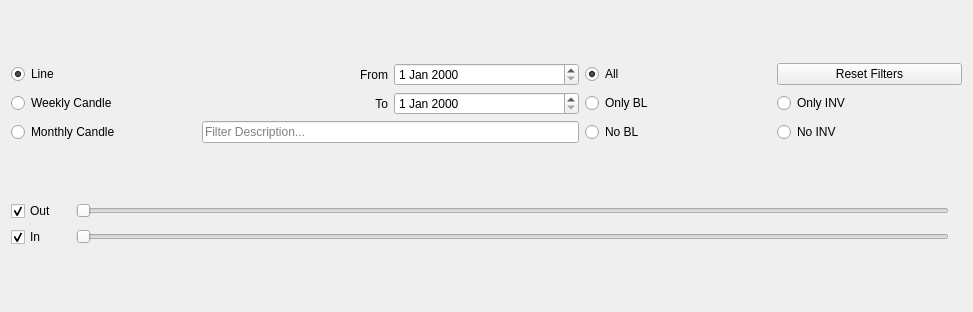
<?xml version="1.0" encoding="UTF-8"?>
<ui version="4.0">
 <class>FilterTools</class>
 <widget class="QWidget" name="FilterTools">
  <property name="geometry">
   <rect>
    <x>0</x>
    <y>0</y>
    <width>973</width>
    <height>312</height>
   </rect>
  </property>
  <property name="windowTitle">
   <string>Form</string>
  </property>
  <layout class="QVBoxLayout" name="verticalLayout">
   <item>
    <layout class="QGridLayout" name="gridLayout">
     <item row="1" column="2">
      <widget class="QDateEdit" name="qde_end"/>
     </item>
     <item row="0" column="0">
      <widget class="QRadioButton" name="qrb_plot_line">
       <property name="text">
        <string>Line</string>
       </property>
       <property name="checked">
        <bool>true</bool>
       </property>
       <attribute name="buttonGroup">
        <string notr="true">bg_plots</string>
       </attribute>
      </widget>
     </item>
     <item row="0" column="2">
      <widget class="QDateEdit" name="qde_start"/>
     </item>
     <item row="1" column="1">
      <widget class="QLabel" name="label_2">
       <property name="text">
        <string>To</string>
       </property>
       <property name="alignment">
        <set>Qt::AlignmentFlag::AlignRight|Qt::AlignmentFlag::AlignTrailing|Qt::AlignmentFlag::AlignVCenter</set>
       </property>
      </widget>
     </item>
     <item row="0" column="1">
      <widget class="QLabel" name="label">
       <property name="text">
        <string>From</string>
       </property>
       <property name="alignment">
        <set>Qt::AlignmentFlag::AlignRight|Qt::AlignmentFlag::AlignTrailing|Qt::AlignmentFlag::AlignVCenter</set>
       </property>
      </widget>
     </item>
     <item row="1" column="4">
      <widget class="QRadioButton" name="qrb_bl_only">
       <property name="text">
        <string>Only BL</string>
       </property>
       <attribute name="buttonGroup">
        <string notr="true">bg_filter</string>
       </attribute>
      </widget>
     </item>
     <item row="1" column="0">
      <widget class="QRadioButton" name="qrb_plot_candle_w">
       <property name="text">
        <string>Weekly Candle</string>
       </property>
       <attribute name="buttonGroup">
        <string notr="true">bg_plots</string>
       </attribute>
      </widget>
     </item>
     <item row="2" column="0">
      <widget class="QRadioButton" name="qrb_plot_candle_m">
       <property name="text">
        <string>Monthly Candle</string>
       </property>
       <attribute name="buttonGroup">
        <string notr="true">bg_plots</string>
       </attribute>
      </widget>
     </item>
     <item row="2" column="1" colspan="2">
      <widget class="QLineEdit" name="qle_description">
       <property name="placeholderText">
        <string>Filter Description...</string>
       </property>
      </widget>
     </item>
     <item row="0" column="4">
      <widget class="QRadioButton" name="qrb_all">
       <property name="text">
        <string>All</string>
       </property>
       <property name="checked">
        <bool>true</bool>
       </property>
       <attribute name="buttonGroup">
        <string notr="true">bg_filter</string>
       </attribute>
      </widget>
     </item>
     <item row="2" column="4">
      <widget class="QRadioButton" name="qrb_bl_no">
       <property name="text">
        <string>No BL</string>
       </property>
       <attribute name="buttonGroup">
        <string notr="true">bg_filter</string>
       </attribute>
      </widget>
     </item>
     <item row="1" column="5">
      <widget class="QRadioButton" name="qrb_inv_only">
       <property name="text">
        <string>Only INV</string>
       </property>
       <attribute name="buttonGroup">
        <string notr="true">bg_filter</string>
       </attribute>
      </widget>
     </item>
     <item row="2" column="5">
      <widget class="QRadioButton" name="qrb_inv_no">
       <property name="text">
        <string>No INV</string>
       </property>
       <attribute name="buttonGroup">
        <string notr="true">bg_filter</string>
       </attribute>
      </widget>
     </item>
     <item row="0" column="5">
      <widget class="QPushButton" name="qpb_reset">
       <property name="text">
        <string>Reset Filters</string>
       </property>
      </widget>
     </item>
    </layout>
   </item>
   <item>
    <layout class="QGridLayout" name="gridLayout_2">
     <item row="1" column="3">
      <widget class="QLabel" name="ql_in_max">
       <property name="text">
        <string>&lt;max&gt;</string>
       </property>
      </widget>
     </item>
     <item row="1" column="0">
      <widget class="QCheckBox" name="qchk_in">
       <property name="text">
        <string>In</string>
       </property>
       <property name="checked">
        <bool>true</bool>
       </property>
      </widget>
     </item>
     <item row="0" column="1">
      <widget class="QLabel" name="ql_out_min">
       <property name="text">
        <string>&lt;min&gt;</string>
       </property>
      </widget>
     </item>
     <item row="0" column="2">
      <widget class="QRangeSlider" name="qrs_out">
       <property name="orientation">
        <enum>Qt::Orientation::Horizontal</enum>
       </property>
      </widget>
     </item>
     <item row="0" column="0">
      <widget class="QCheckBox" name="qchk_out">
       <property name="text">
        <string>Out</string>
       </property>
       <property name="checked">
        <bool>true</bool>
       </property>
      </widget>
     </item>
     <item row="1" column="1">
      <widget class="QLabel" name="ql_in_min">
       <property name="text">
        <string>&lt;min&gt;</string>
       </property>
      </widget>
     </item>
     <item row="1" column="2">
      <widget class="QRangeSlider" name="qrs_in">
       <property name="orientation">
        <enum>Qt::Orientation::Horizontal</enum>
       </property>
      </widget>
     </item>
     <item row="0" column="3">
      <widget class="QLabel" name="ql_out_max">
       <property name="text">
        <string>&lt;max&gt;</string>
       </property>
      </widget>
     </item>
    </layout>
   </item>
  </layout>
 </widget>
 <customwidgets>
  <customwidget>
   <class>QRangeSlider</class>
   <extends>QSlider</extends>
   <header>superqt</header>
  </customwidget>
 </customwidgets>
 <resources/>
 <connections/>
 <buttongroups>
  <buttongroup name="bg_filter"/>
  <buttongroup name="bg_plots"/>
 </buttongroups>
</ui>
